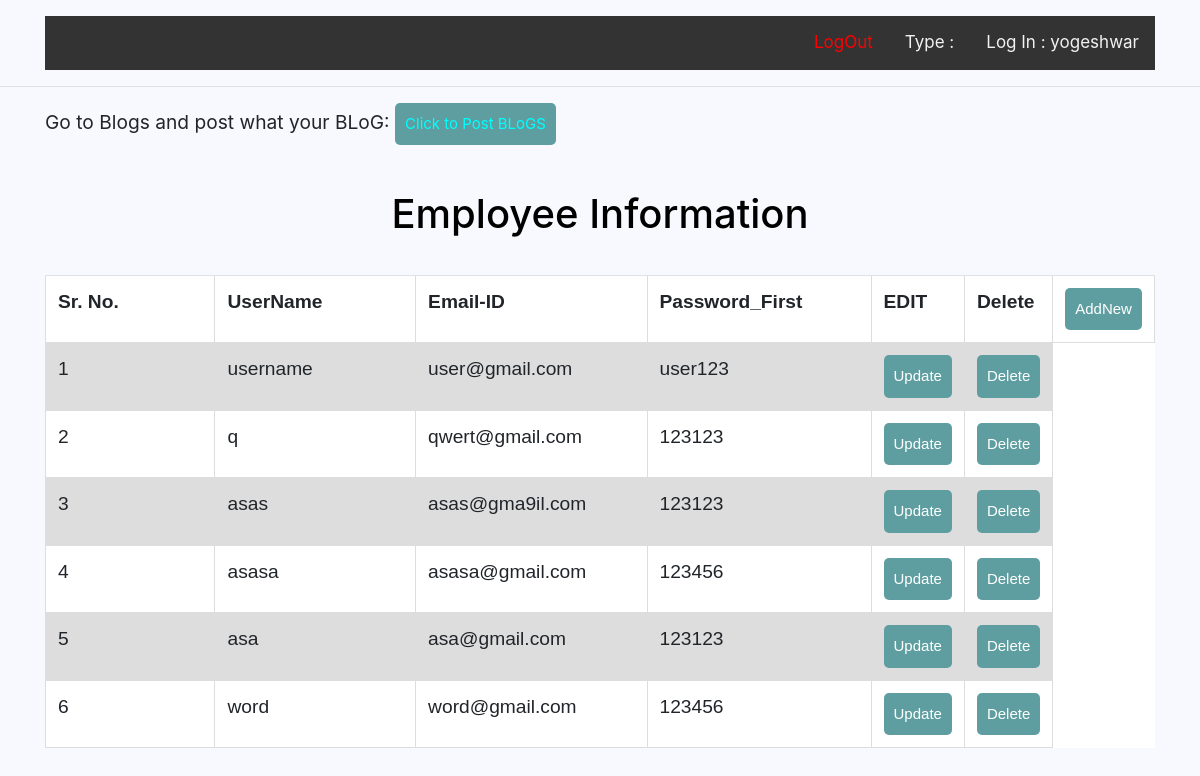
/User_list/ (signed in), run on the app's committed database.
### accounts/models.py (models this page shows, shortened)
class EmpInfo(models.Model):
    username = models.CharField(blank=False,max_length=25)
    email = models.EmailField(blank=False,max_length=25)
    password_first = models.CharField(blank=False, max_length=25)
    password_again = models.CharField(blank=False, max_length=25)

### accounts/views.py (the view)
# urls.py: path('User_list/', views.User_list.as_view(), name="User_list"),
class User_list(View):
    def get(self, request, *args, **kwargs):
        print('alla ka')
        empinfo = EmpInfo.objects.all()
        return render(request, "accounts/data.html", {'empdata':empinfo })

### accounts/templates/accounts/data.html (shortened to what this page needs)
{% load static %}
<!doctype html>
<html>
<head>
  <link rel="stylesheet" href="https://maxcdn.bootstrapcdn.com/bootstrap/4.5.0/css/bootstrap.min.css">
   <link rel="stylesheet" type="text/css" href="{%static 'EmployeeData/css/style.css' %} " >
</head>
  <body>
<div class="container mt-3">
    <div class="topnav">
        <a  name="user"> Log In : {{request.user.username }} </a>
        <a  name="user"> Type : {{request.user.first_name}} </a>
        <a href="{%url 'logout' %}"><font color="red">LogOut</font></a>
    </div>
    </div>
    <hr>
  <div class="container">
            <p>Go to Blogs and post what your BLoG:
      <button class="btn btn-secondary"><a href="{%url 'blog' %}"><font color="cyan">Click to Post BLoGS</font></a></button></p>
        </div>
    <br>
<div class="container">
    <table class="table" align="center" bgcolor="white"><font color="black"><center> <h1>Employee Information</h1></center></font><br>
    <tr class=" my-2 mx-2">
       <th class="my-2 mx-2">Sr. No. </th>
       <th> UserName </th>
       <th>Email-ID</th>
       <th>Password_First</th>
       <th>EDIT</th>
       <th>Delete</th>
        <th>
            <a href="{% url 'employee_insert' %}" class="btn btn-outline-success">
                     AddNew
            </a>
        </th>
    </tr>
    {% for stored_empData in empdata %}
    <tr>
        <td>{{ forloop.counter }}</td>
        <td>{{ stored_empData.username}}</td>
        <td>{{ stored_empData.email}}</td>
        <td>{{ stored_empData.password_first}}</td>
        <td><a class="btn btn-secondary" href="{% url 'update_order' stored_empData.id %}">Update</a></td>
        <td><a class="btn btn-danger" href="{% url 'delete_order' stored_empData.id  %}">Delete</a></td>
    </tr>
    {% endfor %}
    </table>
    </div>
  </body>
</html>

### accounts/static/accounts/CSS/style.css (style rules this page uses)
* { margin: 0px; padding: 0px; }
body { font-size: 120%; background: #F8F8FF; }
.btn { padding: 10px; font-size: 15px; color: white; background: #5F9EA0; border: none; border-radius: 5px; }
.topnav { background-color: #333; overflow: hidden; }
.topnav a { float: right; color: #f2f2f2; text-align: center; padding: 14px 16px; text-decoration: none; font-size: 17px; }
table { font-family: arial, sans-serif; border-collapse: collapse; text-align: center; width: 70%; }
td, th { border: 1px solid #dddddd; text-align: left; padding: 8px; width: 25%; }
tr:nth-child(even) { background-color: #dddddd; }

### data on the page
EmpInfo: username "username", email "user@gmail.com", password_first "user123"
EmpInfo: username "q", email "qwert@gmail.com", password_first "123123"
EmpInfo: username "asas", email "asas@gma9il.com", password_first "123123"
EmpInfo: username "asasa", email "asasa@gmail.com", password_first "123456"
EmpInfo: username "asa", email "asa@gmail.com", password_first "123123"
EmpInfo: username "word", email "word@gmail.com", password_first "123456"

### other printed values
{{ request.user.username }} "yogeshwar"
